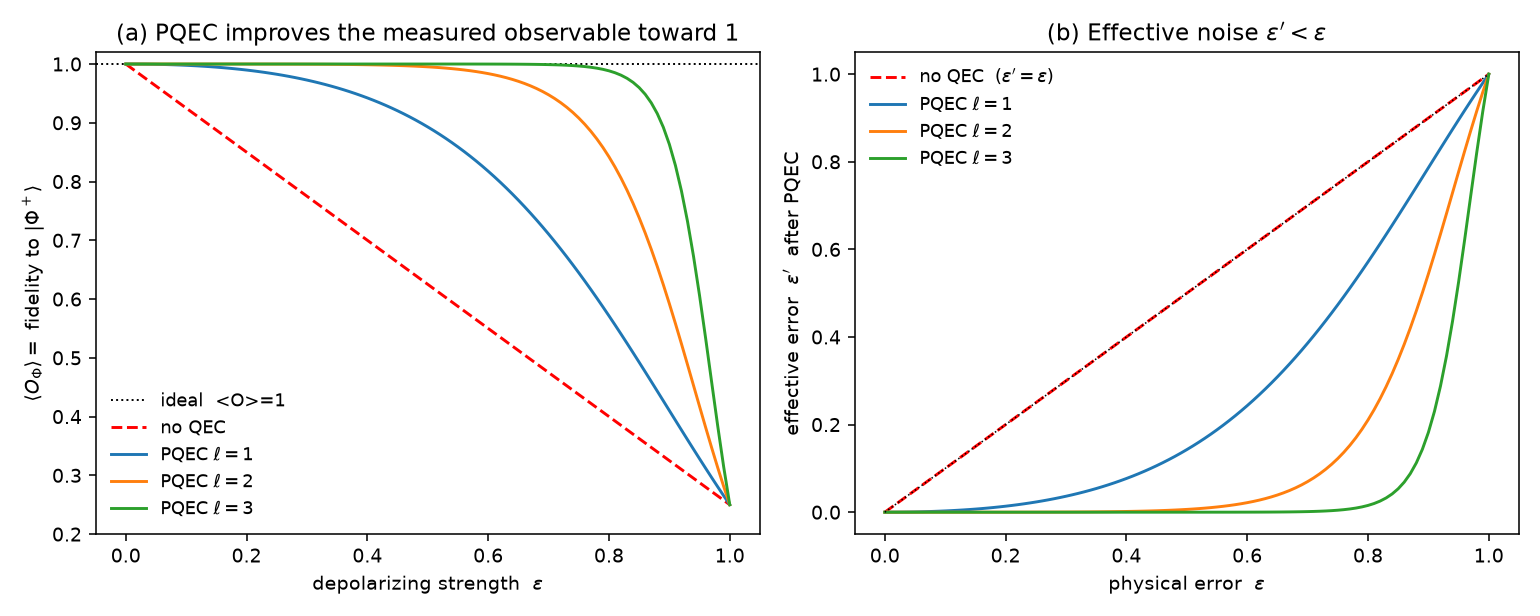

Python code for this plot:
"""
PQEC the way the paper actually does it: purified OBSERVABLE expectation values.
================================================================================

The SWAP gadget does **not** hand you a purified density matrix, and it is
**not** postselection.  Following the paper (and the whiteboard derivation),
after the gadget the joint (ancilla, kept register A) state is

    P_+ |0><0| (x) rho_+  +  P_- |1><1| (x) rho_-  =  (1/2)( I (x) rho + Z (x) rho^2 ).

So for ANY observable O on the register, measuring Z on the ancilla together
with O on the register gives, on average,

    <Z_anc (x) O>  =  Tr(O rho^2),        <Z_anc (x) I>  =  Tr(rho^2),

and therefore the expectation value with respect to the *purified* state
P(rho) = rho^2/Tr(rho^2) is obtained as a ratio of two physically measured
correlators:

    <O>_purified  =  <Z_anc (x) O> / <Z_anc (x) I>  =  Tr(O rho^2) / Tr(rho^2).

For ell rounds (binary tree, N = 2^ell copies) the sign is the TOTAL PARITY
Omega = prod_i Z_(anc,i) of all 2^ell - 1 ancillas:

    <O>_ell  =  <Omega (x) O> / <Omega>  =  Tr(O rho^N) / Tr(rho^N).

This is a genuine measurement protocol (Pauli-Z on the ancillas correlated with
O on the target), NOT an algebraic subtraction of density matrices.  Below we
verify it on a real PennyLane circuit and then show that PQEC improves the
observable of a noisy Bell state toward its ideal value.

Scenario (whiteboard example (2)):
    ideal      : |Phi+> = (|00>+|11>)/sqrt2,  O = |Phi+><Phi+|,  <O> = 1
    depolarized: rho_eps = (1-eps)|Phi+><Phi+| + eps I/D,  <O> = 1 - 3eps/4
    after PQEC : effective rho_eps' with eps' < eps,  <O> -> 1

Run:  python pqec_observable.py
"""

import numpy as np
import matplotlib.pyplot as plt
import pennylane as qml

np.set_printoptions(precision=4, suppress=True)

# ---------------------------------------------------------------------------
# Single- and two-qubit operators
# ---------------------------------------------------------------------------
I2 = np.eye(2, dtype=complex)
X = np.array([[0, 1], [1, 0]], dtype=complex)
Y = np.array([[0, -1j], [1j, 0]], dtype=complex)
Z = np.array([[1, 0], [0, -1]], dtype=complex)
_PAULIS = [I2, X, Y, Z]
_TWOQ_PAULIS = [np.kron(a, b) for a in _PAULIS for b in _PAULIS]   # 16, [0]=I⊗I

PHI = np.array([1, 0, 0, 1], dtype=complex) / np.sqrt(2)           # |Phi+>
O_FID = np.outer(PHI, PHI.conj())                                 # |Phi+><Phi+|
O_ZZ = np.kron(Z, Z)                                              # a generic Pauli obs
D = 4                                                             # 2-qubit dimension


def global_depolarizing_kraus(eps):
    """Kraus operators of the 2-qubit global depolarizing channel
        E(rho) = (1-eps) rho + eps I/D,   D = 4.
    Built from the 16 two-qubit Paulis (a valid CPTP set)."""
    K = [np.sqrt(1 - eps + eps / 16) * _TWOQ_PAULIS[0]]
    K += [np.sqrt(eps / 16) * P for P in _TWOQ_PAULIS[1:]]
    return K


def noisy_bell_rho(eps):
    """The depolarized Bell state rho_eps = (1-eps)|Phi+><Phi+| + eps I/4."""
    return (1 - eps) * O_FID + eps * np.eye(4) / D


def obs_purified(O, rho, ell):
    """Analytic purified observable Tr(O rho^N)/Tr(rho^N), N = 2^ell.
    This is exactly what the parity-correlator measurement below estimates."""
    rN = np.linalg.matrix_power(rho, 2 ** ell)
    return float(np.real(np.trace(O @ rN)) / np.real(np.trace(rN)))


def effective_eps(O_fid_value):
    """Invert <O_fid> = 1 - 3 eps/4 to report the effective error rate."""
    return 4 * (1 - O_fid_value) / 3


# ---------------------------------------------------------------------------
# Genuine circuits: measure <Omega (x) O> and <Omega> and take the ratio
# ---------------------------------------------------------------------------
def _prep_noisy_bell(q0, q1, eps):
    qml.Hadamard(q0)
    qml.CNOT(wires=[q0, q1])
    qml.QubitChannel(global_depolarizing_kraus(eps), wires=[q0, q1])


_dev1 = qml.device("default.mixed", wires=5)     # ell=1: anc + 2 copies


@qml.qnode(_dev1)
def _gadget_ell1(eps, O):
    """One purification round. wires: 0=anc, [1,2]=copy A (kept), [3,4]=copy B."""
    _prep_noisy_bell(1, 2, eps)
    _prep_noisy_bell(3, 4, eps)
    qml.Hadamard(0)
    qml.ctrl(qml.SWAP, control=0)(wires=[1, 3])
    qml.ctrl(qml.SWAP, control=0)(wires=[2, 4])
    qml.Hadamard(0)
    return (qml.expval(qml.PauliZ(0) @ qml.Hermitian(O, wires=[1, 2])),   # <Z (x) O>
            qml.expval(qml.PauliZ(0)))                                    # <Z (x) I>


_dev2 = qml.device("default.mixed", wires=11)    # ell=2: 3 anc + 4 copies


@qml.qnode(_dev2)
def _gadget_ell2(eps, O):
    """Two rounds (binary tree, N=4).  ancillas 0,1,2 ; copies [3,4],[5,6],[7,8],[9,10]."""
    c0, c1, c2, c3 = [3, 4], [5, 6], [7, 8], [9, 10]
    for c in (c0, c1, c2, c3):
        _prep_noisy_bell(c[0], c[1], eps)
    # round 1: two gadgets in parallel, keep c0 and c2
    for anc, A, B in [(0, c0, c1), (1, c2, c3)]:
        qml.Hadamard(anc)
        qml.ctrl(qml.SWAP, control=anc)(wires=[A[0], B[0]])
        qml.ctrl(qml.SWAP, control=anc)(wires=[A[1], B[1]])
        qml.Hadamard(anc)
    # round 2: merge c0, c2, keep c0
    qml.Hadamard(2)
    qml.ctrl(qml.SWAP, control=2)(wires=[c0[0], c2[0]])
    qml.ctrl(qml.SWAP, control=2)(wires=[c0[1], c2[1]])
    qml.Hadamard(2)
    parity = qml.PauliZ(0) @ qml.PauliZ(1) @ qml.PauliZ(2)   # total parity Omega
    return (qml.expval(parity @ qml.Hermitian(O, wires=c0)),
            qml.expval(parity))


def obs_purified_circuit(eps, O, ell):
    """Purified observable from the GENUINE circuit: <Omega (x) O> / <Omega>."""
    zO, zI = (_gadget_ell1 if ell == 1 else _gadget_ell2)(eps, O)
    return float(zO) / float(zI)


# ===========================================================================
def main():
    eps = 0.40

    print("=" * 74)
    print(" PART 1 -- The observable IS measured: <Omega (x) O> / <Omega>")
    print("=" * 74)
    rho = noisy_bell_rho(eps)
    print(f"\n  Noisy Bell state, depolarizing eps = {eps}   (rho_eps = (1-eps)|Phi+><Phi+| + eps I/4)")
    print(f"  Observable O = |Phi+><Phi+|   (ideal <O> = 1)\n")

    zO, zI = _gadget_ell1(eps, O_FID)
    print(f"  ell=1 circuit:  <Z_anc (x) O> = {float(zO):.4f}  = Tr(O rho^2) = {np.real(np.trace(O_FID@rho@rho)):.4f}")
    print(f"                  <Z_anc (x) I> = {float(zI):.4f}  = Tr(rho^2)   = {np.real(np.trace(rho@rho)):.4f}")
    o1_circ = float(zO) / float(zI)
    o1_ana = obs_purified(O_FID, rho, 1)
    print(f"     -> <O>_PQEC(ell=1) = {o1_circ:.4f}   (analytic Tr(O rho^2)/Tr(rho^2) = {o1_ana:.4f},  match {abs(o1_circ-o1_ana):.1e})")

    o2_circ = obs_purified_circuit(eps, O_FID, 2)   # genuine 11-wire tree (~20s)
    o2_ana = obs_purified(O_FID, rho, 2)
    print(f"  ell=2 tree circuit (parity Z1 Z2 Z3):  <O>_PQEC(ell=2) = {o2_circ:.4f}   (analytic {o2_ana:.4f},  match {abs(o2_circ-o2_ana):.1e})")
    print("\n  -> the purified expectation value is obtained from a REAL measurement")
    print("     (ancilla Z correlated with O), not from subtracting density matrices.")

    # -----------------------------------------------------------------------
    print("\n" + "=" * 74)
    print(" PART 2 -- Does PQEC improve the observable?  (whiteboard scenario)")
    print("=" * 74)
    for name, O, ideal in [("O = |Phi+><Phi+|  (fidelity)", O_FID, 1.0),
                           ("O = Z(x)Z          (parity)  ", O_ZZ, 1.0)]:
        print(f"\n  {name}   ideal <O> = {ideal:.0f}")
        noisy = float(np.real(np.trace(O @ rho)))
        print(f"    no QEC              <O> = {noisy:.4f}")
        for ell in [1, 2, 3]:
            val = obs_purified(O, rho, ell)
            print(f"    PQEC ell={ell} (N={2**ell:>2}) <O> = {val:.4f}")

    print("\n  Effective error rate (from <O_fid> = 1 - 3 eps'/4):")
    print(f"    no QEC : eps' = {eps:.3f}")
    for ell in [1, 2, 3]:
        epsp = effective_eps(obs_purified(O_FID, rho, ell))
        print(f"    ell={ell}  : eps' = {epsp:.3f}   (< eps = {eps})")
    print("  -> PQEC yields the expectation value of a much less noisy Bell state.")

    # ---- Figure ----------------------------------------------------------
    epss = np.linspace(0.0, 1.0, 101)
    fig, axes = plt.subplots(1, 2, figsize=(11, 4.4))

    ax = axes[0]
    ax.axhline(1.0, color="k", ls=":", lw=1, label="ideal  <O>=1")
    rhos = [noisy_bell_rho(e) for e in epss]
    ax.plot(epss, [float(np.real(np.trace(O_FID @ r))) for r in rhos], "r--",
            label="no QEC")
    for ell in [1, 2, 3]:
        ax.plot(epss, [obs_purified(O_FID, r, ell) for r in rhos], "-",
                label=f"PQEC $\\ell={ell}$")
    ax.set_xlabel("depolarizing strength  $\\varepsilon$")
    ax.set_ylabel(r"$\langle O_{\Phi}\rangle = $ fidelity to $|\Phi^+\rangle$")
    ax.set_title("(a) PQEC improves the measured observable toward 1")
    ax.set_ylim(0.2, 1.02)
    ax.legend(frameon=False, fontsize=9)

    ax = axes[1]
    ax.plot(epss, epss, "r--", label="no QEC  ($\\varepsilon'=\\varepsilon$)")
    for ell in [1, 2, 3]:
        epsp = [effective_eps(obs_purified(O_FID, r, ell)) for r in rhos]
        ax.plot(epss, epsp, "-", label=f"PQEC $\\ell={ell}$")
    ax.plot([0, 1], [0, 1], "k:", lw=0.8)
    ax.set_xlabel("physical error  $\\varepsilon$")
    ax.set_ylabel("effective error  $\\varepsilon'$  after PQEC")
    ax.set_title(r"(b) Effective noise $\varepsilon' < \varepsilon$")
    ax.legend(frameon=False, fontsize=9)

    fig.tight_layout()
    fig.savefig("pqec_observable.png", dpi=140)
    print("\n  saved  pqec_observable.png")
    print("\nDone.")


if __name__ == "__main__":
    main()
